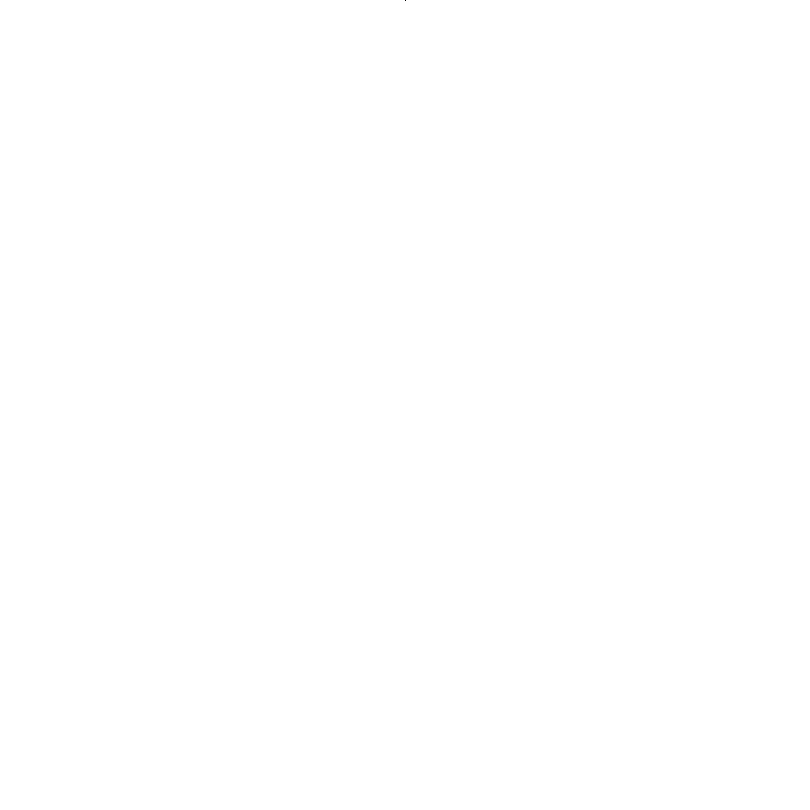
Frame 1 (no input)
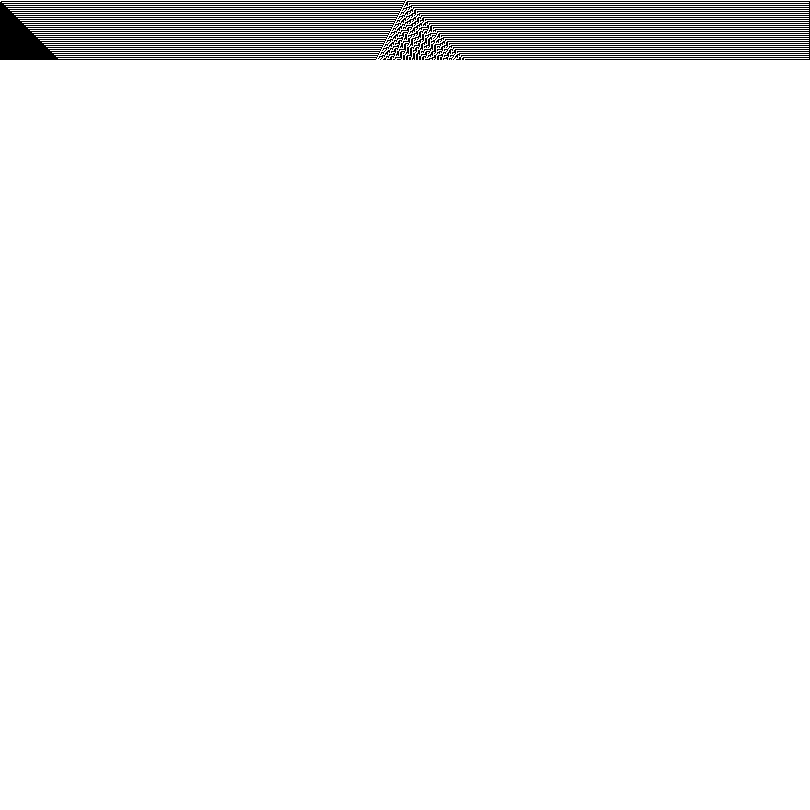
Frame 60 (no input)
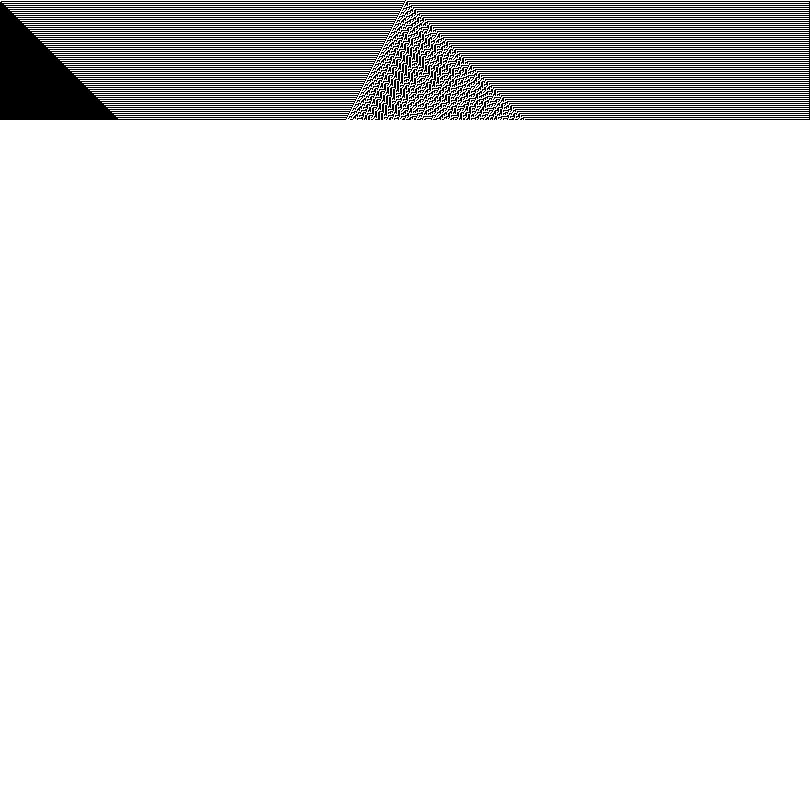
Frame 120 (the mouse pressed at the canvas centre since frame 60)

The p5.js sketch that drew these frames (run headless with seeded random() and noise() and a simulated clock; from frame 60 on, the mouse is pressed at the canvas centre):

// p5.js sketch
// ── sketch.js
let cells = []
let ruleValue = 75;
let ruleSet;
let w = 1;
let y = 0;


function setup() {
  createCanvas(810, 810);
  ruleSet = ruleValue.toString(2);
  while (ruleSet.length < 8){
    ruleSet = "0" + ruleSet;
  }

  let total = width / w;
  for (let i = 0; i < total; i++){
    cells[i] = 0;
  }
  cells[floor(total/2)] = 1;
  background(255);
}



function draw(){


  for (let i = 0; i < cells.length; i++){
    let x = i * w;
    noStroke();
    fill(255 - cells[i] * 255);
    square(x, y, w);
  }

  y += w;

  let nextCells = [];
  // nextCells[0] = cells[0];
  // nextCells[cells.length - 1] = cells[cells.length - 1];
  let len = cells.length;
  for (let i = 0; i < len; i++){
  let left = cells[(i - 1) % len];
  let right =  cells[(i + 1) % len];
  let state = cells[i];
  let newState = calculateState(left, state, right)
  nextCells[i] = newState;
  }
  cells = nextCells;
}

function calculateState(left, state, right){

  let neighborhood = "" +left + state + right;
  let value = 7 - parseInt(neighborhood, 2);
  return parseInt(ruleSet[value]);



}
// ── style.css
html, body {
  margin: 0;
  padding: 0;
}

canvas {
  display: block;
 
}

.screen{
  position: absolute;
  top: 0;
  left: 0;

}

#ruleForm{
  color:white;
  font-size: 1.5em;
  display:flex;
  gap:1em;
  padding:1em;
  align-items: center;
  justify-content: center;
  flex-direction: column;
}

.formItem{
  display: flex;
  gap: .25em
}

.submitButton{
  width: 100%;
}
.link{
  color:white;
  font-size: 1.5em;
}

.linkAndForm{
  display: flex;
  flex-direction: column;
  align-items: center;
  justify-content: center;
background-color: black;
  padding-top:.5em;
}
